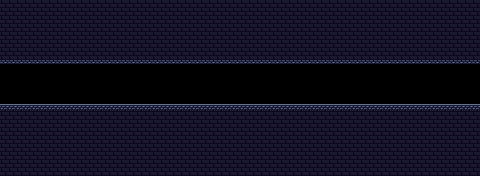

A 2D game scene composited from a Tiled map and its tileset images. What follows is a short description and the map's XML, with each tile layer's data collapsed to a summary:
An orthogonal 60x22 tile map with 8x8 px tiles, 3 tile layers (Background_2, Background_1, Collision) and 3 objects (PlayerSpawn, LevelComplete, SentryEnemy).

<map version="1.10" tiledversion="1.10.1" orientation="orthogonal" renderorder="right-down" width="60" height="22" tilewidth="8" tileheight="8" infinite="0" nextlayerid="10" nextobjectid="7">
 <tileset firstgid="1" source="../tower-tileset.tsx" />
 <layer id="5" name="Background_2" width="60" height="22">
  <data>[1320 cells, 0 non-empty, 0 distinct tile ids]</data>
 </layer>
 <layer id="2" name="Background_1" width="60" height="22">
  <data>[1320 cells, 0 non-empty, 0 distinct tile ids]</data>
 </layer>
 <objectgroup id="7" name="Spawns">
  <object id="2" name="PlayerSpawn" x="7.99997" y="94">
   <point />
  </object>
  <object id="4" name="LevelComplete" x="185.667" y="60" width="8" height="24" />
 </objectgroup>
 <objectgroup id="9" name="Enemies">
  <object id="6" name="SentryEnemy" x="32" y="96">
   <point />
  </object>
 </objectgroup>
 <layer id="1" name="Collision" width="60" height="22">
  <data>[1320 cells, 1020 non-empty, 3 distinct tile ids]</data>
 </layer>
</map>